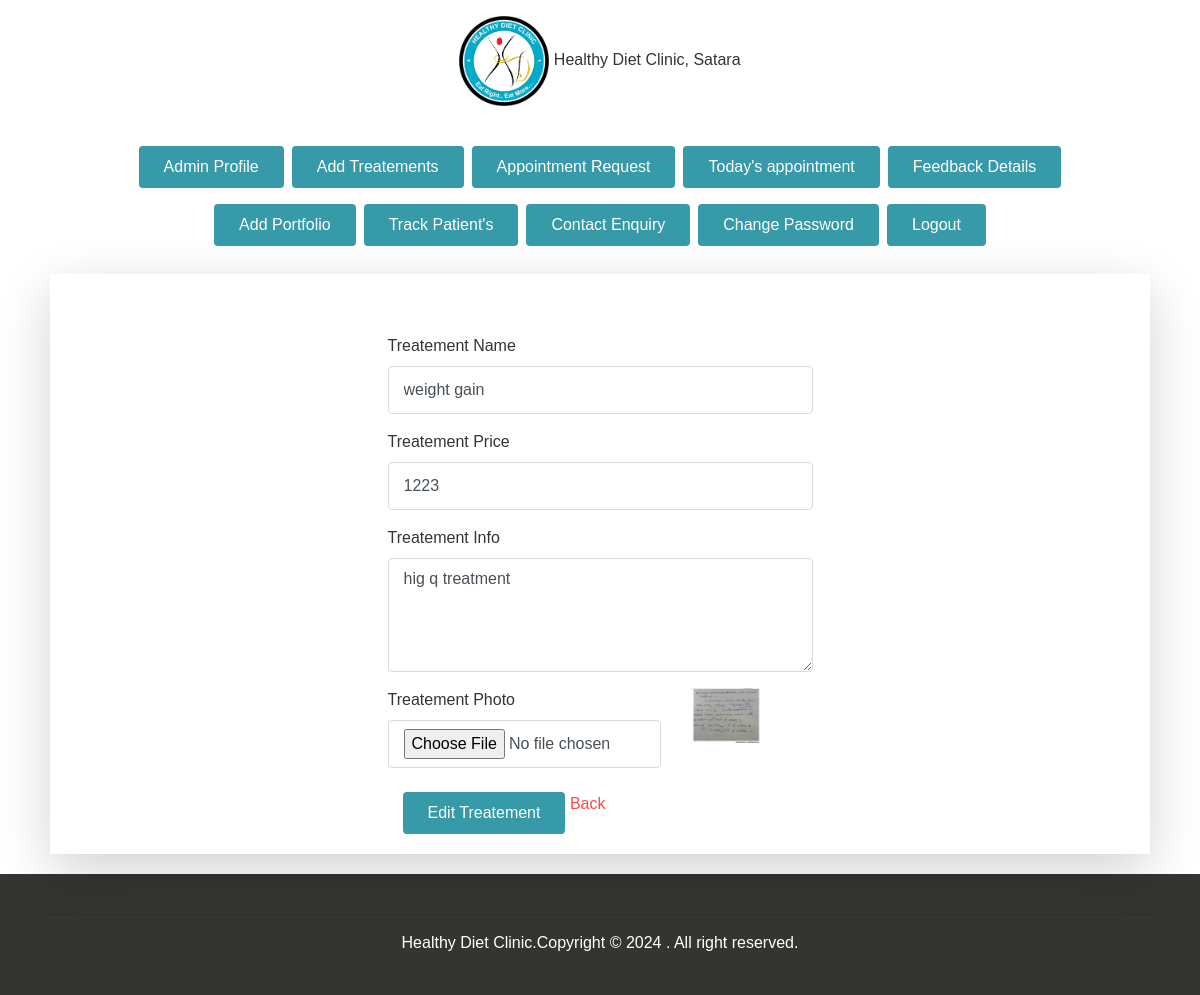
The app's page /admin/edit-treatements.php?i=1 with its own data.
### tables this page shows
CREATE TABLE `treatment` (
  `tid` int(11) NOT NULL,
  `tnm` varchar(100) NOT NULL,
  `tpr` int(11) NOT NULL,
  `tinfo` text NOT NULL,
  `timg` varchar(150) NOT NULL
);

### admin/edit-treatements.php (the view, shortened to what this page needs)
<?php session_start();
$tid = $_GET['i'];
$cn = mysqli_connect("localhost", "root", "", "dietcian");
$qT = "SELECT * FROM treatment WHERE tid=$tid";
$rT = mysqli_query($cn, $qT);
$dataT = mysqli_fetch_array($rT);
?>
<!DOCTYPE html>
<html lang="en">
<head>
    <link rel="stylesheet" href="assets/css/maicons.css">
    <link rel="stylesheet" href="https://cdn.jsdelivr.net/npm/bootstrap@4.6.2/dist/css/bootstrap.min.css">
    <link rel="stylesheet" href="https://cdnjs.cloudflare.com/ajax/libs/font-awesome/4.7.0/css/font-awesome.min.css">
    <link rel="stylesheet" href="assets/vendor/owl-carousel/css/owl.carousel.css">
    <link rel="stylesheet" href="assets/vendor/animate/animate.css">
    <link rel="stylesheet" href="assets/css/theme.css">
</head>
<body>
    <?php include 'topbar.php'; ?>
    <div class=" overlay-dark bg-image">
        <div class="my-3">
            <div class="container text-center wow fadeInUp">
                <?php include 'profile-menu.php'; ?>
            </div>
        </div>
    </div>
    <div class="">
        <div class=" bg-white py-1 my-3">
            <div class="col-md-11 mx-auto shadow-lg ">
                <div class="row p-1">
                    <div class="col-md-5 mx-auto">
                        <form action="edit-treatements.php?i=<?php echo $tid; ?>" method="post" class="main-form"
                            enctype="multipart/form-data">
                            <div class="row mt-5 ">
                                <div class="col-12  py-2 wow fadeInLeft">
                                    <label>Treatement Name</label>
                                    <input type="text" class="form-control" placeholder="Treatement name" name="tnm"
                                        required value="<?php echo $dataT['tnm']; ?>">
                                </div>
                                <div class="col-12  py-2 wow fadeInLeft">
                                    <label>Treatement Price</label>
                                    <input type="number" class="form-control" placeholder="Treatement Price"
                                        name="tprice" required value="<?php echo $dataT['tpr']; ?>">
                                </div>
                                <div class="col-12  py-2 wow fadeInLeft">
                                    <label>Treatement Info</label>
                                    <textarea name="tinfo" class="form-control" rows="4"
                                        required><?php echo $dataT['tinfo']; ?></textarea>
                                </div>
                                <div class="col-12  py-2 wow ">
                            <div class="row">
                                <div class="col-md-8">
                                <label>Treatement Photo</label>
                                    <input type="file" class="form-control" name="tphoto"
                                        value="<?php echo $dataT['timg']; ?>">
                                </div>
                                <div class="col-md-4">
                                    <img src="<?php echo $dataT['timg']; ?>" alt="img" width="70">
                                </div>
                            </div>
                            <div class="col-12  py-2 wow fadeInLeft">
                            <input type="submit" class="btn btn-primary mt-3 wow zoomIn" value="Edit Treatement"
                                        name="b1">
                                    <a href="add-tratements.php " class="pt-3 text-danger">Back</a>
                                </div>
                                </div>
                            </div>
                        </form>
                    </div>
                </div>
            </div>
        </div>
    </div>
    <?php include 'footer.php'; ?>
</body>
</html>

### admin/assets/css/theme.css (style rules this page uses)
:root { --primary: #369aa8; --accent: #FF3D85; --secondary: #4E5AFE; --warning: #EED818; --info: #05B4E1; --danger: #FF4943; --success: #96C93D; --dark: #343531; --light: #F5F9F6; --cs: #596261; --grey: #6E807A; }
body { font-family: "Source Sans Pro", sans-serif; line-height: 1.5; color: #343531; }
a { color: #07be94; text-decoration: none; background-color: transparent; }
.text-danger { color: #FF4943 !important; }
.btn-primary { color: #fff; background-color: #369aa8; border-color: transparent; }
.btn { padding: 8px 24px; }
.form-control { padding: 8px 15px; height: calc(1.5em + 1.375rem + 2px); border-color: #d6dbd9; }
.bg-image { position: relative; background-position: center center; background-size: cover; background-repeat: no-repeat; }
.bg-image > * { position: relative; z-index: 10; }
.main-form { display: block; max-width: 700px; margin: 0 auto; }

### records on screen
treatment: tnm "weight gain", tprice "1223", tinfo "hig q treatment", timg (picture)
